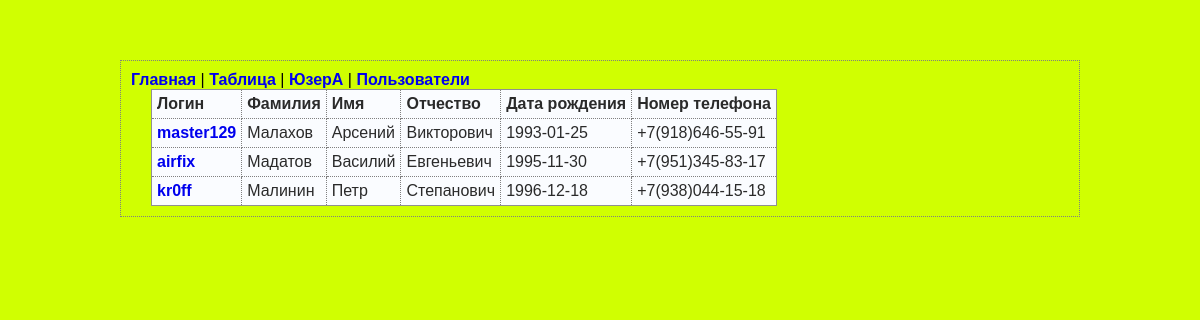
Screenshot of /users with the database file from the repository.
### app.py (models this page shows, shortened)
class UsersModel(db.Model):
    __tablename__ = 'users'
    id = db.Column(db.Integer, primary_key=True)
    login = db.Column(db.String(32))
    last_name = db.Column(db.String(32))
    name = db.Column(db.String(32))
    surname = db.Column(db.String(32))
    birth_date = db.Column(db.String(32))
    phone = db.Column(db.String(32))

### app.py (the view)
@app.route("/users")
def users_list():
    entities = list()
    res = UsersModel.query.all()
    for row in res:
        entities.append({'login': row.login, 'last_name': row.last_name,
                         'name': row.name, 'surname': row.surname,
                         'birth_date': row.birth_date, 'phone': row.phone})
    return render_template('users_list.html', **{'entities': entities})

### templates/users_list.html (shortened to what this page needs)
{% extends 'base.html' %}
{% block content %}
<table border="1" cellspacing="0">
    <tr>
        <th>Логин</th>
        <th>Фамилия</th>
        <th>Имя</th>
        <th>Отчество</th>
        <th>Дата рождения</th>
        <th>Номер телефона</th>
    </tr>
    {% for item in entities %}
    <tr>
        <td><a href="users/{{ item.login }}">{{ item.login }}</a></td>
        <td>{{ item.last_name }}</td>
        <td>{{ item.name }}</td>
        <td>{{ item.surname }}</td>
        <td>{{ item.birth_date }}</td>
        <td>{{ item.phone }}</td>
    </tr>
    {% endfor %}
</table>
{% endblock %}s

### templates/base.html (shortened to what this page needs)
<!DOCTYPE html>
<html lang="ru">
<head>
    <link rel="stylesheet" href="/static/css/style.css">
</head>
<body>
    <div id="main">
        <div id="menu">
            <a href="/">Главная</a> |
            <a href="/table">Таблица</a> |
            <a href="/users">ЮзерА</a> |
            <a href="/names">Пользователи</a>
        </div>
        <div id="content">
            {% block content %}{% endblock %}
        </div>
    </div>
</body>
</html>

### static/css/style.css (style rules this page uses)
body { font-family: Verdana, Geneva, Arial, sans-serif; font-size: medium; background-color: rgb(208, 255, 1); margin-top: 5%; margin-bottom: 5%; margin-left: 10%; margin-right: 10%; border: 1px dotted gray; padding: 10px 10px 10px 10px; }
a { text-decoration: none; font-weight: 600; }
table { margin-left: 20px; margin-right: 20px; caption-side: bottom; border-collapse: collapse; }
td, th { padding: 5px; text-align: left; }
table { font-size: 1em; background-color: #fafcff; border: 1px solid #909090; color: #2a2a2a; padding: 5px 5px 2px; border-collapse: collapse; }
td, th { border: thin dotted gray; }

### rows the page displays
UsersModel: login "master129", last_name "Малахов", name "Арсений", surname "Викторович", birth_date "1993-01-25", phone "+7(918)646-55-91"
UsersModel: login "airfix", last_name "Мадатов", name "Василий", surname "Евгеньевич", birth_date "1995-11-30", phone "+7(951)345-83-17"
UsersModel: login "kr0ff", last_name "Малинин", name "Петр", surname "Степанович", birth_date "1996-12-18", phone "+7(938)044-15-18"
